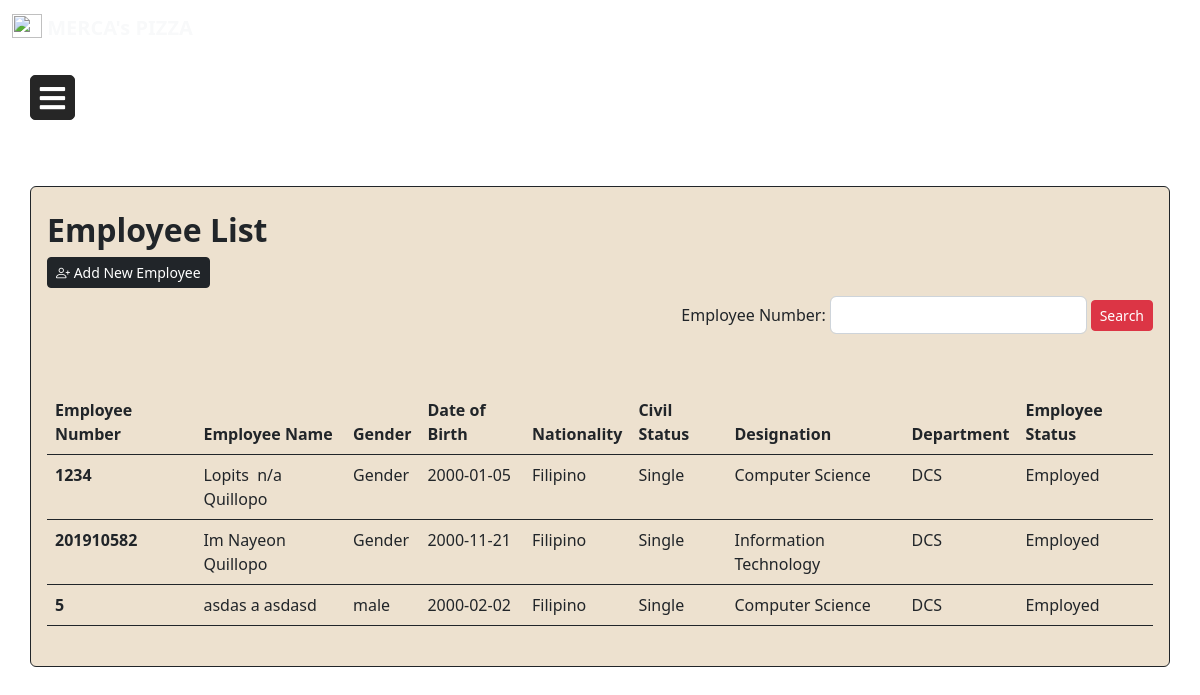
/employee_list.php (signed in), run on the app's committed database.
### tables this page shows
CREATE TABLE `employee` (
  `id` int(11) NOT NULL,
  `employeenumber` varchar(255) NOT NULL,
  `employeename` varchar(255) NOT NULL,
  `gender` varchar(255) NOT NULL,
  `birthdate` date NOT NULL,
  `nationality` varchar(255) NOT NULL,
  `civilstatus` varchar(255) NOT NULL,
  `department` varchar(255) NOT NULL,
  `designation` varchar(255) NOT NULL,
  `employeestatus` varchar(255) NOT NULL,
  `picture` text NOT NULL,
  `contactnumber` varchar(255) NOT NULL,
  `email` varchar(255) NOT NULL,
  `age` varchar(20) NOT NULL,
  `paydate` date DEFAULT NULL,
  `dependent` varchar(255) DEFAULT NULL
);

### employee_list.php (the view, shortened to what this page needs)
<?php
include "config.php";
if($_SESSION['usertype']=="hr" || $_SESSION['usertype']=="superadmin"){
?>
<!DOCTYPE html>
<html lang="en">
<head>
    <link rel="stylesheet" href="css/dashboard.css">
    <link rel="stylesheet" href="https://cdnjs.cloudflare.com/ajax/libs/font-awesome/5.15.3/css/all.min.css"/>
    <link rel="stylesheet" href="https://cdn.jsdelivr.net/npm/bootstrap-icons@1.9.1/font/bootstrap-icons.css">
    <link rel="stylesheet" href="css/main.min.css">
    </head>
    <nav class="navbar navbar-expand-md navbar-light">
        <div class="container-xxl">
            <a href="dashboard.php" class="navbar-brand">
                <img src="logo.png" alt="" width="30" height="24" class="d-inline-block align-text-top">
                <span class="fw-bold text-light">MERCA's PIZZA</span>
            </a>
        </div>
    </nav>
<body style="background-image: url(bg.webp);
            no-repeat center center fixed;
            -webkit-background-size: cover;
            -moz-background-size: cover;
            -o-background-size: cover;
            background-size: cover;">
    <section id="sides">
    <label for="check" class="mb-4 mt-1">
      <i class="fas fa-bars" id="btn"></i>
    </label>
    </section>
    <br>
    <br>
    <br>
    <br>
<section id="main">
<div class="container-sm form-group border p-3  justify-content-center border-dark rounded" id="empdetailscontainer" style="background-color: #EDE1CF;">
    <div class="row my-2">
      <div class="col-lg-4">
          <h2 style= "font-weight: bold;">Employee List</h2>
          <a href="employee_add.php" class="btn btn-sm btn-dark"><i class="bi bi-person-plus"></i> Add New Employee</a>
      </div>
    </div>
    <form action="includes/search_code.php" method="POST">
      <div class="row g-1 align-items-center justify-content-end">
          <div class="col-auto">
              <label for="searchNum" class="col-form-label">Employee Number:</label>
          </div>
          <div class="col-auto">
              <input type="search" id="searchNum" name="searchNum"class="form-control">
          </div>
          <div class="col-auto">
              <button type="submit" id="search_emp_list" name="search_emp_list" class="btn btn-sm btn-danger">Search</button>
          </div>
      </div>
    </form>
    <div class="row my-2 gy-5 gx-10 justify-content-center">
        <div class="col-lg-12 d-flex justify-content-center">
        <table class="table table-hover border-dark">
  <thead>
    <tr>
      <th scope="col">Employee Number</th>
      <th scope="col">Employee Name</th>
      <th scope="col">Gender</th>
      <th scope="col">Date of Birth</th>
      <th scope="col">Nationality</th>
      <th scope="col">Civil Status</th>
      <th scope="col">Designation</th>
      <th scope="col">Department</th>
      <th scope="col">Employee Status</th>
    </tr>
  </thead>
  <tbody>
    <?php
      if (isset($_GET['empNum'])) {
        $empNum = $_GET['empNum'];
        $query = "SELECT * FROM employee WHERE employeenumber = '$empNum'";
        $run_query = mysqli_query($conn, $query) or die(mysqli_error($conn));
        if (mysqli_num_rows($run_query) > 0){
          while ($row = mysqli_fetch_array($run_query)){
            $employeeid = $row['employeenumber'];
            $employeename = $row['employeename'];
            $gender = $row['gender'];
            $birthdate = $row['birthdate'];
            $nationality = $row['nationality'];
            $civilstatus = $row['civilstatus'];
            $designation = $row['designation'];
            $department = $row['department'];
            $id = $row['id'];
            $employeestatus = $row['employeestatus'];
            echo '<tr row_id="'.$id.'">';
            echo '<th scope="row">'.$employeeid.'</th>';
            echo '<td>'.$employeename.'</td>';
            echo '<td>'.$gender.'</td>';
            echo '<td>'.$birthdate.'</td>';
            echo '<td>'.$nationality.'</td>';
            echo '<td>'.$civilstatus.'</td>';
            echo '<td>'.$designation.'</td>';
            echo '<td>'.$department.'</td>';
            echo '<td>'.$employeestatus.'</td>';
            echo '</tr>';
            echo '</a>';
          }
        }
      }
      else {
        $query = "SELECT * FROM employee";
        $run_query = mysqli_query($conn, $query) or die(mysqli_error($conn));
        if (mysqli_num_rows($run_query) > 0){
          while ($row = mysqli_fetch_array($run_query)){
            $employeeid = $row['employeenumber'];
            $employeename = $row['employeename'];
            $gender = $row['gender'];
            $birthdate = $row['birthdate'];
            $nationality = $row['nationality'];
            $civilstatus = $row['civilstatus'];
            $designation = $row['designation'];
            $department = $row['department'];
            $id = $row['id'];
            $employeestatus = $row['employeestatus'];
            echo '<tr row_id="'.$id.'">';
            echo '<th scope="row">'.$employeeid.'</th>';
            echo '<td>'.$employeename.'</td>';
            echo '<td>'.$gender.'</td>';
            echo '<td>'.$birthdate.'</td>';
            echo '<td>'.$nationality.'</td>';
            echo '<td>'.$civilstatus.'</td>';
            echo '<td>'.$designation.'</td>';
            echo '<td>'.$department.'</td>';
            echo '<td>'.$employeestatus.'</td>';
            echo '</tr>';
          }
        }
      }
    ?>
  </tbody>
</table>
        </div>
    </div>
</div>
</section>
</body>
</html>
<?php }
else{
  echo '<script>alert("Unauthorized Web Access")</script>';
    echo '<script>window.location.href="dashboard.php"</script>';
}?>

### css/dashboard.css (style rules this page uses)
label #btn,label #cancel { position: absolute; cursor: pointer; color: white; border-radius: 5px; border: 1px solid #262626; margin: 15px 30px; font-size: 29px; background: #262626; height: 45px; width: 45px; text-align: center; line-height: 45px; transition: all .5s ease; }

### data on the page
employee: employeenumber "1234", employeename "Lopits n/a Quillopo", gender "Gender", birthdate "2000-01-05", nationality "Filipino", civilstatus "Single", designation "Computer Science", department "DCS", employeestatus "Employed"
employee: employeenumber "201910582", employeename "Im Nayeon Quillopo", gender "Gender", birthdate "2000-11-21", nationality "Filipino", civilstatus "Single", designation "Information Technology", department "DCS", employeestatus "Employed"
employee: employeenumber "5", employeename "asdas a asdasd", gender "male", birthdate "2000-02-02", nationality "Filipino", civilstatus "Single", designation "Computer Science", department "DCS", employeestatus "Employed"
